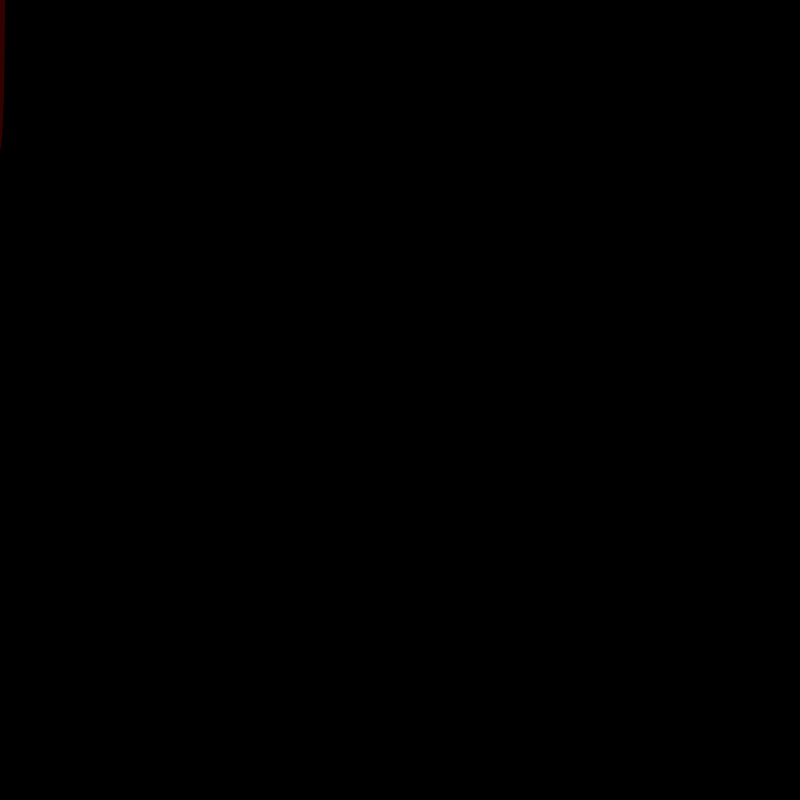
Frame 1 (no input)
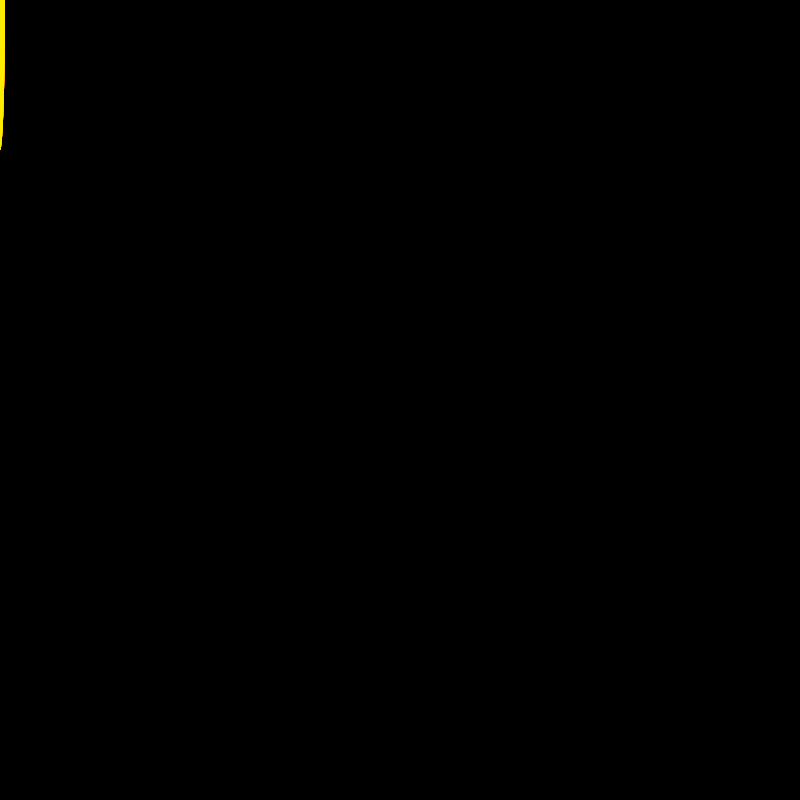
Frame 60 (the mouse pressed at the canvas centre just before this capture)
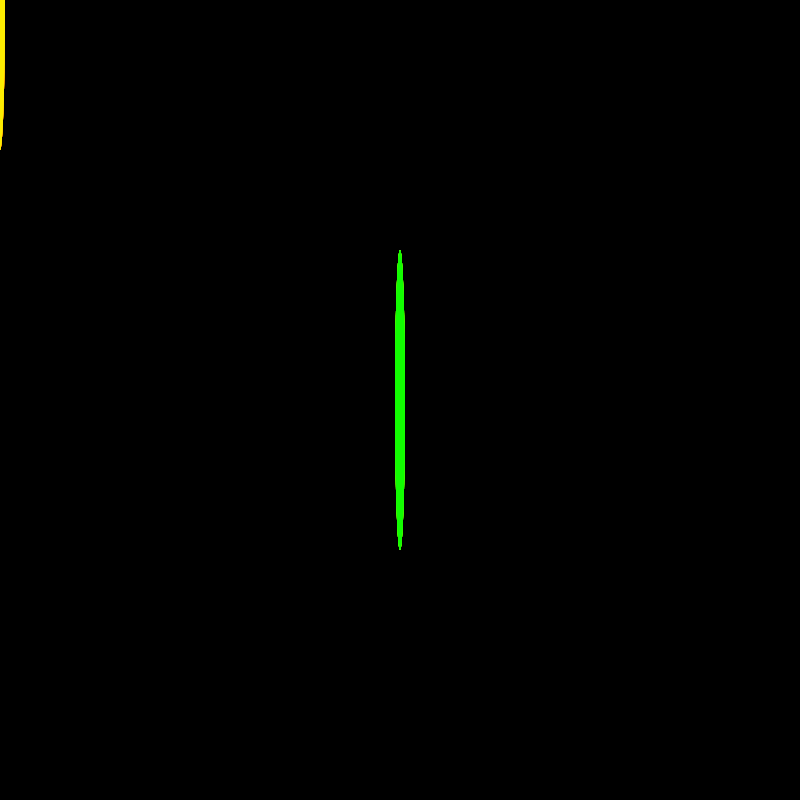
Frame 120 (the mouse held since frame 60 and released just before this capture)

The Processing sketch that drew these frames (run headless with seeded random() and noise(); from frame 60 on, the mouse is pressed at the canvas centre):

// Processing sketch: pretty_colors
// ── pretty_colors.pde
void setup() {
  colorMode(HSB, 360, 255, 255, 255);
  size(800, 800);
  background(0);
}
  
  void draw(){
     noStroke();
    fill(frameCount%360, 255, 255, 50);
   ellipse(mouseX, mouseY, 10, 300); 
  }
  
